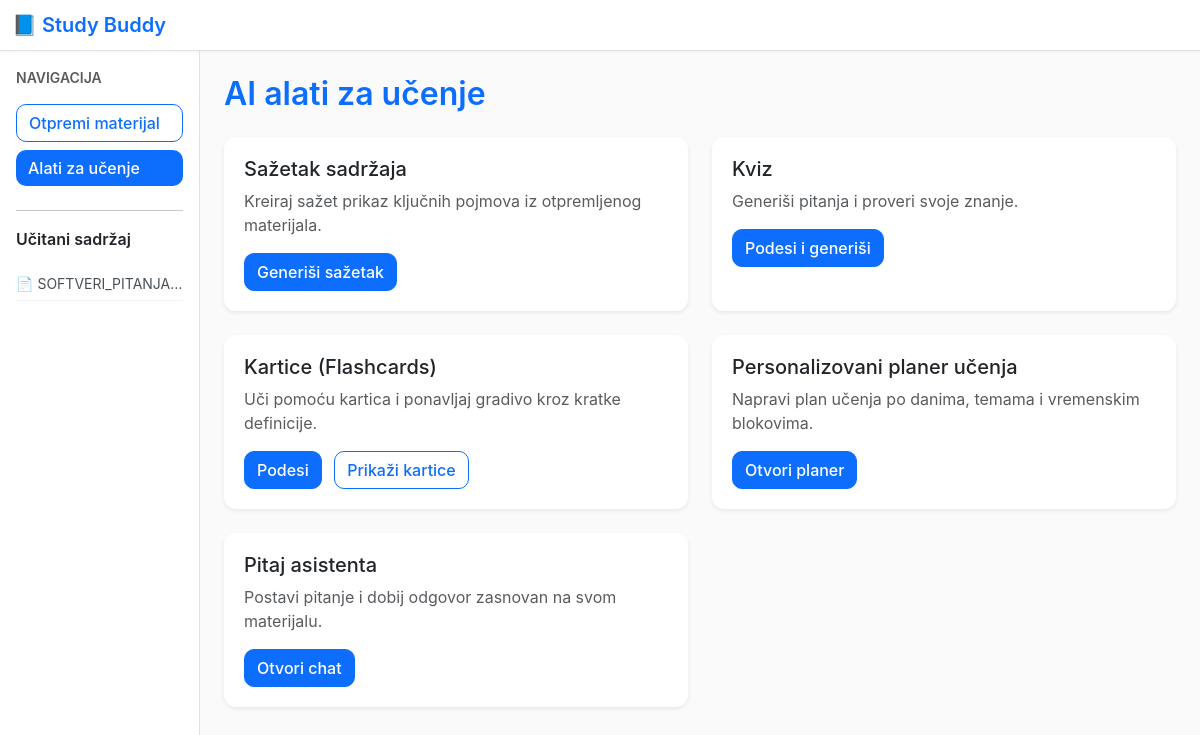
The page /tools on the database as committed earlier.
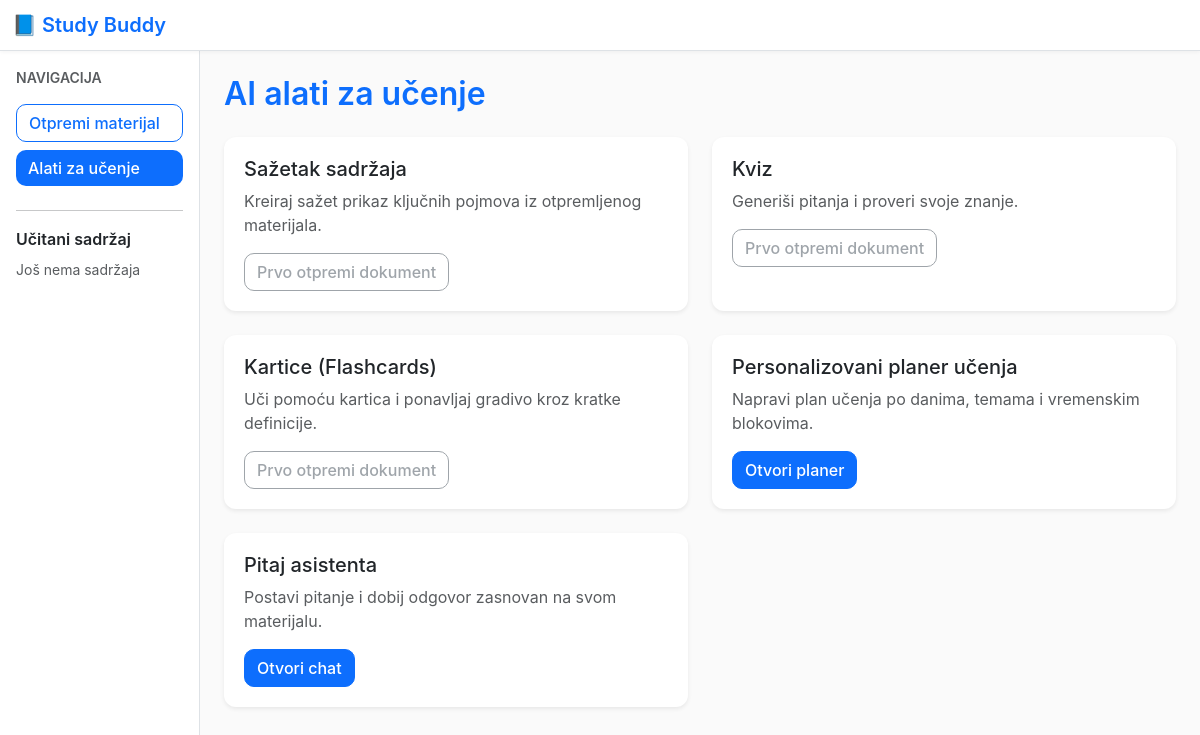
The same page on the database as committed later.
### models.py (models this page shows)
class Document(Base):
    __tablename__ = 'documents'
    id = Column(Integer, primary_key=True)
    filename = Column(String(255), nullable=False)
    size_kb = Column(Integer, default=0)
    content = Column(Text, nullable=False)
    created_at = Column(DateTime, default=datetime.utcnow)
    summaries = relationship('Summary', back_populates='document', cascade='all,delete')
    quizzes   = relationship('Quiz',     back_populates='document', cascade='all,delete')
    flashcards= relationship('Flashcard',back_populates='document', cascade='all,delete')

### app.py (the view)
@app.get('/tools')
def tools():
    return render_template('tools.html')

### app.py (called while the page is built)
@app.context_processor
def inject_docs():
    s = Session()
    docs = s.query(Document).order_by(Document.created_at.desc()).all()
    return {'sidebar_docs': docs}

### templates/tools.html
{% extends 'base.html' %}
{% block content %}
<h2 class="mb-4">AI alati za učenje</h2>
<div class="row g-4">
  <div class="col-md-6">
    <div class="card shadow-sm h-100">
      <div class="card-body">
        <h5 class="card-title">Sažetak sadržaja</h5>
        <p class="text-muted">Kreiraj sažet prikaz ključnih pojmova iz otpremljenog materijala.</p>
        {% if sidebar_docs %}
          <a class="btn btn-primary" href="{{ url_for('create_summary', doc_id=sidebar_docs[0].id) }}">
            Generiši sažetak
          </a>
        {% else %}
          <a class="btn btn-outline-secondary disabled">Prvo otpremi dokument</a>
        {% endif %}
      </div>
    </div>
  </div>
  <div class="col-md-6">
    <div class="card shadow-sm h-100">
      <div class="card-body">
        <h5 class="card-title">Kviz</h5>
        <p class="text-muted">Generiši pitanja i proveri svoje znanje.</p>
        {% if sidebar_docs %}
          <a class="btn btn-primary" href="{{ url_for('quiz_config', doc_id=sidebar_docs[0].id) }}">Podesi i generiši</a>
        {% else %}
          <a class="btn btn-outline-secondary disabled">Prvo otpremi dokument</a>
        {% endif %}
      </div>
    </div>
  </div>
  <div class="col-md-6">
    <div class="card shadow-sm h-100">
      <div class="card-body">
        <h5 class="card-title">Kartice (Flashcards)</h5>
        <p class="text-muted">Uči pomoću kartica i ponavljaj gradivo kroz kratke definicije.</p>
        {% if sidebar_docs %}
          <a class="btn btn-primary" href="{{ url_for('flashcards_config', doc_id=sidebar_docs[0].id) }}">Podesi</a>
          <a class="btn btn-outline-primary ms-2" href="{{ url_for('flashcards_view', doc_id=sidebar_docs[0].id) }}">Prikaži kartice</a>
        {% else %}
          <a class="btn btn-outline-secondary disabled">Prvo otpremi dokument</a>
        {% endif %}
      </div>
    </div>
  </div>
  <div class="col-md-6">
    <div class="card shadow-sm h-100">
      <div class="card-body">
        <h5 class="card-title">Personalizovani planer učenja</h5>
        <p class="text-muted">Napravi plan učenja po danima, temama i vremenskim blokovima.</p>
        <a class="btn btn-success" href="{{ url_for('planner_form') }}">Otvori planer</a>
      </div>
    </div>
  </div>
  <div class="col-md-6">
    <div class="card shadow-sm h-100">
      <div class="card-body">
        <h5 class="card-title">Pitaj asistenta</h5>
        <p class="text-muted">Postavi pitanje i dobij odgovor zasnovan na svom materijalu.</p>
        <a class="btn btn-info" href="{{ url_for('coach_view') }}">Otvori chat</a>
      </div>
    </div>
  </div>
</div>
{% endblock %}

### templates/base.html (shortened to what this page needs)
<!doctype html>
<html lang="sr">
<head>
  <link href="https://cdn.jsdelivr.net/npm/bootstrap@5.3.3/dist/css/bootstrap.min.css" rel="stylesheet">
  <link href="{{ url_for('static', filename='style.css') }}" rel="stylesheet">
</head>
<body>
<nav class="navbar navbar-light bg-light border-bottom">
  <div class="container-fluid">
    <span class="navbar-brand mb-0 h1">📘 Study Buddy</span>
  </div>
</nav>
<div class="container-fluid">
  <div class="row">
    <aside class="col-12 col-md-3 col-lg-2 border-end p-3 bg-white">
      <div class="mb-3 fw-semibold small text-uppercase text-muted">Navigacija</div>
      <a class="btn btn-outline-primary w-100 mb-2" href="{{ url_for('upload') }}">Otpremi materijal</a>
      <a class="btn btn-primary w-100 mb-2" href="{{ url_for('tools') }}">Alati za učenje</a>
      <hr>
      <div class="fw-semibold mb-2">Učitani sadržaj</div>
      {% if sidebar_docs %}
        <ul class="list-unstyled small">
          {% for d in sidebar_docs %}
            <li class="text-truncate" title="{{ d.filename }}">📄 {{ d.filename }}</li>
          {% endfor %}
        </ul>
      {% else %}
        <div class="text-muted small">Još nema sadržaja</div>
      {% endif %}
    </aside>
    <main class="col-12 col-md-9 col-lg-10 p-4">
      {% block content %}{% endblock %}
    </main>
  </div>
</div>
</body>
</html>

Rows that differ between the two databases and show on the page:
removed Document: filename "SOFTVERI_PITANJA…"
Other text that changed with them:
text no longer shown: "Generiši sažetak Podesi i generiši Podesi Prikaži kartice"
text now shown: "Još nema sadržaja Prvo otpremi dokument Prvo otpremi dokument Prvo otpremi dokument"
